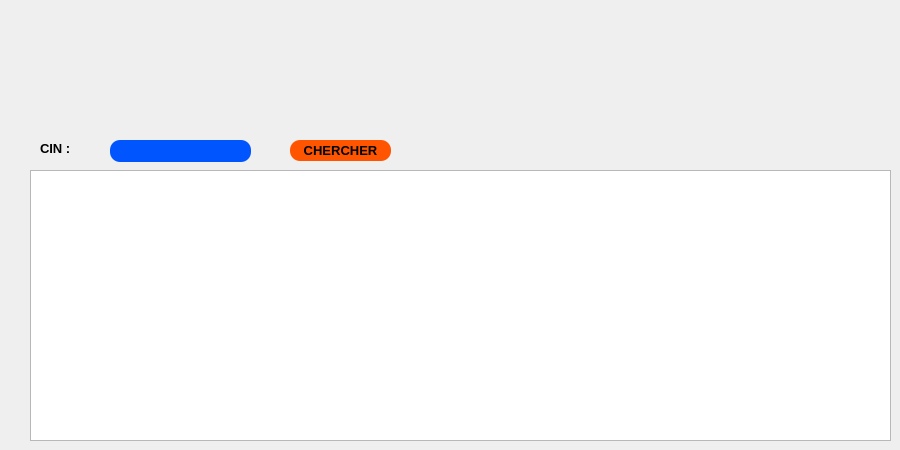
     <widget class="QWidget" name="tab_4">
      <attribute name="title">
       <string>Recherche</string>
      </attribute>
      <widget class="QTableView" name="table_chercher">
       <property name="geometry">
        <rect>
         <x>30</x>
         <y>170</y>
         <width>861</width>
         <height>271</height>
        </rect>
       </property>
      </widget>
      <widget class="QPushButton" name="pb_chercher">
       <property name="geometry">
        <rect>
         <x>290</x>
         <y>140</y>
         <width>101</width>
         <height>21</height>
        </rect>
       </property>
       <property name="font">
        <font>
         <pointsize>10</pointsize>
         <weight>75</weight>
         <bold>true</bold>
        </font>
       </property>
       <property name="styleSheet">
        <string notr="true">QPushButton{
color: rgb(0, 0, 0);
background-color: rgb(255, 85, 0);
border-radius:10px;
}
QPushButton:hover{

color:rgb(255, 85, 0);
background-color: rgb(0, 0, 0);
}</string>
       </property>
       <property name="text">
        <string>CHERCHER</string>
       </property>
      </widget>
      <widget class="QLabel" name="label_9">
       <property name="geometry">
        <rect>
         <x>40</x>
         <y>140</y>
         <width>56</width>
         <height>16</height>
        </rect>
       </property>
       <property name="font">
        <font>
         <pointsize>10</pointsize>
         <weight>75</weight>
         <bold>true</bold>
        </font>
       </property>
       <property name="text">
        <string>CIN :</string>
       </property>
      </widget>
      <widget class="QLineEdit" name="lineEdit_chercher">
       <property name="geometry">
        <rect>
         <x>110</x>
         <y>140</y>
         <width>141</width>
         <height>22</height>
        </rect>
       </property>
       <property name="font">
        <font>
         <pointsize>9</pointsize>
         <weight>75</weight>
         <bold>true</bold>
        </font>
       </property>
       <property name="styleSheet">
        <string notr="true">color: rgb(255,255,255);
background-color: rgb(0, 85, 255);
border-radius:10px;</string>
       </property>
      </widget>
     </widget>
